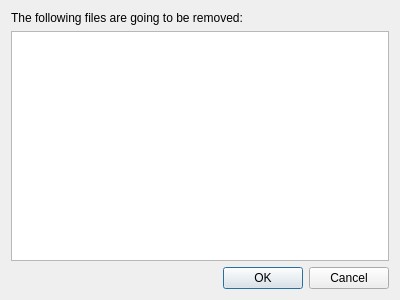
<?xml version="1.0" encoding="UTF-8"?>
<ui version="4.0">
 <class>FileRemoveDialog</class>
 <widget class="QDialog" name="FileRemoveDialog">
  <property name="geometry">
   <rect>
    <x>0</x>
    <y>0</y>
    <width>400</width>
    <height>300</height>
   </rect>
  </property>
  <property name="windowTitle">
   <string>Dialog</string>
  </property>
  <layout class="QVBoxLayout" name="verticalLayout">
   <item>
    <widget class="QLabel" name="textLabel">
     <property name="text">
      <string>The following files are going to be removed:</string>
     </property>
    </widget>
   </item>
   <item>
    <widget class="QListWidget" name="fileList">
     <property name="font">
      <font>
       <pointsize>10</pointsize>
      </font>
     </property>
     <property name="selectionMode">
      <enum>QAbstractItemView::NoSelection</enum>
     </property>
    </widget>
   </item>
   <item>
    <widget class="QDialogButtonBox" name="buttonBox">
     <property name="standardButtons">
      <set>QDialogButtonBox::Cancel|QDialogButtonBox::Ok</set>
     </property>
    </widget>
   </item>
  </layout>
 </widget>
 <resources/>
 <connections/>
</ui>
